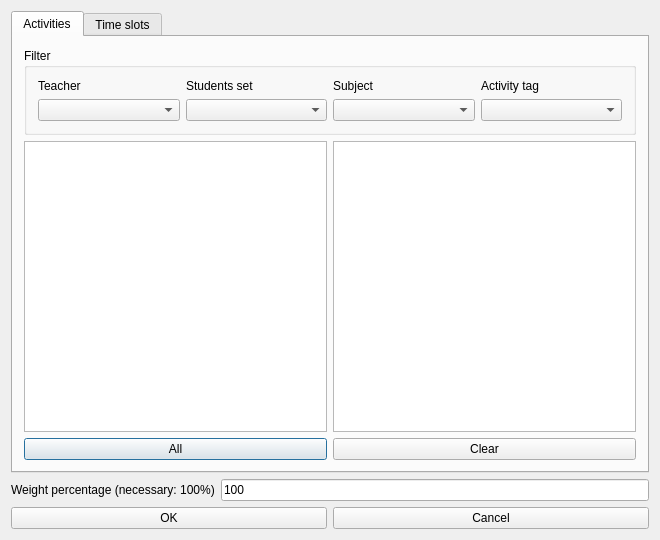
<?xml version="1.0" encoding="UTF-8"?>
<ui version="4.0">
 <class>ModifyConstraintActivitiesOccupyMaxTimeSlotsFromSelectionForm_template</class>
 <widget class="QDialog" name="ModifyConstraintActivitiesOccupyMaxTimeSlotsFromSelectionForm_template">
  <property name="geometry">
   <rect>
    <x>0</x>
    <y>0</y>
    <width>660</width>
    <height>540</height>
   </rect>
  </property>
  <property name="windowTitle">
   <string extracomment="This is the title of the dialog to add a new constraint of this type">Modify activities occupy max time slots from selection</string>
  </property>
  <layout class="QGridLayout" name="gridLayout_4">
   <item row="0" column="0">
    <widget class="QTabWidget" name="tabWidget">
     <property name="currentIndex">
      <number>0</number>
     </property>
     <widget class="QWidget" name="tab">
      <attribute name="title">
       <string>Activities</string>
      </attribute>
      <layout class="QGridLayout" name="gridLayout_5">
       <item row="0" column="0">
        <widget class="QGroupBox" name="filterGroupBox">
         <property name="title">
          <string>Filter</string>
         </property>
         <layout class="QGridLayout" name="gridLayout_3">
          <item row="0" column="0">
           <widget class="QLabel" name="teachersTextLabel">
            <property name="text">
             <string>Teacher</string>
            </property>
            <property name="wordWrap">
             <bool>false</bool>
            </property>
           </widget>
          </item>
          <item row="0" column="1">
           <widget class="QLabel" name="studentsTextLabel">
            <property name="text">
             <string>Students set</string>
            </property>
            <property name="wordWrap">
             <bool>false</bool>
            </property>
           </widget>
          </item>
          <item row="0" column="2">
           <widget class="QLabel" name="subjectsTextLabel">
            <property name="text">
             <string>Subject</string>
            </property>
            <property name="wordWrap">
             <bool>false</bool>
            </property>
           </widget>
          </item>
          <item row="0" column="3">
           <widget class="QLabel" name="activityTagsTextLabel">
            <property name="text">
             <string>Activity tag</string>
            </property>
            <property name="wordWrap">
             <bool>false</bool>
            </property>
           </widget>
          </item>
          <item row="1" column="0">
           <widget class="QComboBox" name="teachersComboBox"/>
          </item>
          <item row="1" column="1">
           <widget class="QComboBox" name="studentsComboBox"/>
          </item>
          <item row="1" column="2">
           <widget class="QComboBox" name="subjectsComboBox"/>
          </item>
          <item row="1" column="3">
           <widget class="QComboBox" name="activityTagsComboBox"/>
          </item>
         </layout>
        </widget>
       </item>
       <item row="1" column="0">
        <layout class="QHBoxLayout" name="horizontalLayout_2">
         <item>
          <layout class="QVBoxLayout" name="verticalLayout_2">
           <item>
            <widget class="QListWidget" name="allActivitiesListWidget"/>
           </item>
           <item>
            <widget class="QPushButton" name="addAllActivitiesPushButton">
             <property name="text">
              <string comment="Text on a button. It refers to adding all activities from the list above this button into the current constraint">All</string>
             </property>
            </widget>
           </item>
          </layout>
         </item>
         <item>
          <layout class="QVBoxLayout" name="verticalLayout">
           <item>
            <widget class="QListWidget" name="selectedActivitiesListWidget"/>
           </item>
           <item>
            <widget class="QPushButton" name="clearPushButton">
             <property name="text">
              <string>Clear</string>
             </property>
            </widget>
           </item>
          </layout>
         </item>
        </layout>
       </item>
      </layout>
     </widget>
     <widget class="QWidget" name="tab_2">
      <attribute name="title">
       <string>Time slots</string>
      </attribute>
      <layout class="QGridLayout" name="gridLayout_6">
       <item row="0" column="0">
        <widget class="QTableWidget" name="selectedTimesTable"/>
       </item>
       <item row="1" column="0">
        <layout class="QHBoxLayout" name="horizontalLayout_3">
         <item>
          <layout class="QGridLayout" name="gridLayout">
           <item row="0" column="0" colspan="2">
            <widget class="QLabel" name="label">
             <property name="text">
              <string extracomment="This is an explanation in a dialog for a constraint. It says that symbol X means that this slot is selected, and an empty cell means that the slot is not selected">X=selected, empty=not selected</string>
             </property>
            </widget>
           </item>
           <item row="1" column="0">
            <widget class="QPushButton" name="setAllSelectedPushButton">
             <property name="text">
              <string comment="It refers to time slots">Select all</string>
             </property>
            </widget>
           </item>
           <item row="1" column="1">
            <widget class="QPushButton" name="setAllUnselectedPushButton">
             <property name="text">
              <string comment="It refers to time slots">Unselect all</string>
             </property>
            </widget>
           </item>
          </layout>
         </item>
         <item>
          <spacer name="horizontalSpacer">
           <property name="orientation">
            <enum>Qt::Horizontal</enum>
           </property>
           <property name="sizeHint" stdset="0">
            <size>
             <width>240</width>
             <height>20</height>
            </size>
           </property>
          </spacer>
         </item>
         <item>
          <widget class="QGroupBox" name="maxOccupiedGroupBox">
           <property name="title">
            <string comment="It refers to the max number of occupied time slots">Max occupied</string>
           </property>
           <layout class="QGridLayout" name="gridLayout_2">
            <item row="0" column="0">
             <widget class="QSpinBox" name="maxOccupiedSpinBox"/>
            </item>
           </layout>
          </widget>
         </item>
        </layout>
       </item>
      </layout>
     </widget>
    </widget>
   </item>
   <item row="1" column="0">
    <layout class="QHBoxLayout" name="weightBoxLayout">
     <item>
      <widget class="QLabel" name="weightTextLabel">
       <property name="frameShape">
        <enum>QFrame::NoFrame</enum>
       </property>
       <property name="frameShadow">
        <enum>QFrame::Plain</enum>
       </property>
       <property name="text">
        <string>Weight percentage (necessary: 100%)</string>
       </property>
       <property name="wordWrap">
        <bool>false</bool>
       </property>
      </widget>
     </item>
     <item>
      <widget class="QLineEdit" name="weightLineEdit">
       <property name="text">
        <string notr="true">100</string>
       </property>
      </widget>
     </item>
    </layout>
   </item>
   <item row="2" column="0">
    <layout class="QHBoxLayout" name="horizontalLayout">
     <item>
      <widget class="QPushButton" name="okPushButton">
       <property name="text">
        <string>OK</string>
       </property>
      </widget>
     </item>
     <item>
      <widget class="QPushButton" name="cancelPushButton">
       <property name="text">
        <string>Cancel</string>
       </property>
      </widget>
     </item>
    </layout>
   </item>
  </layout>
 </widget>
 <layoutdefault spacing="6" margin="11"/>
 <resources/>
 <connections/>
</ui>
